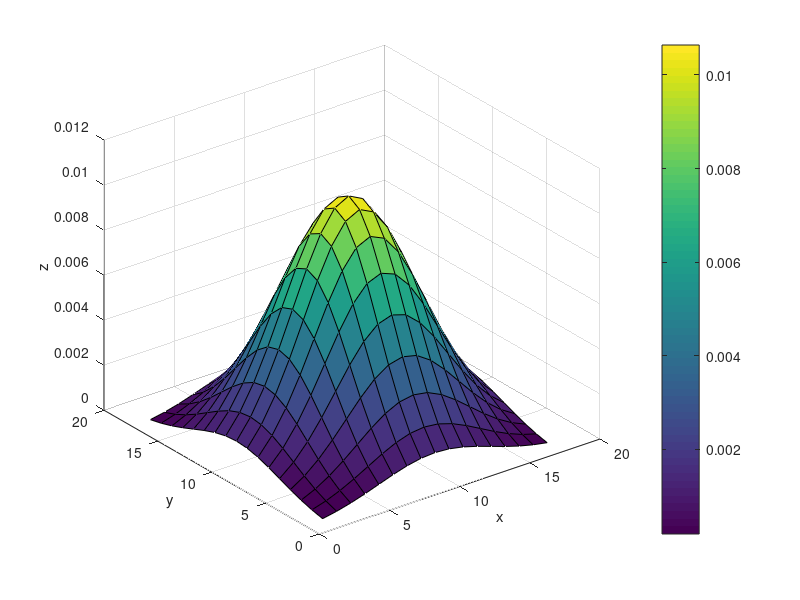

Write the MATLAB code that produced this figure.
% test gaussian fitting
% close all

sigma = 4;
hsize = 2*ceil(2.*sigma)+1;
% hsize = [2*ceil(2.*sigma)+1 2*ceil(5.*sigma)+1];
h = fspecial('gaussian',hsize,sigma);
f=figure;
% f.fig.Renderer = 'painters';
ax = gca;
surf(ax,h)
colorbar
xlabel(ax,'x')
ylabel(ax,'y')
zlabel(ax,'z')

